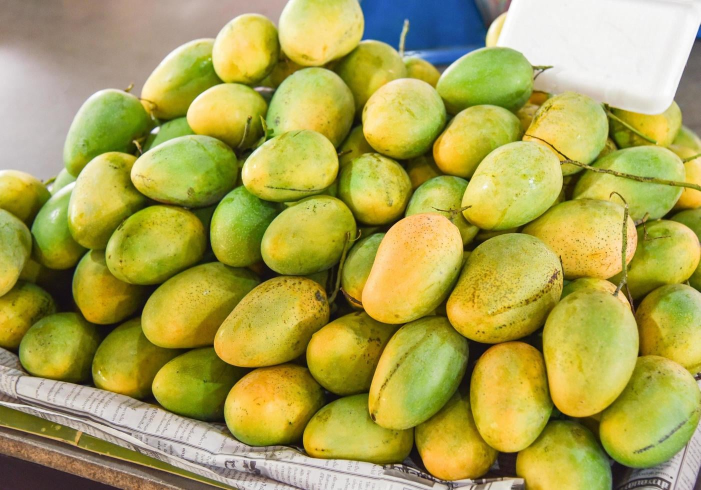
#> input picture Mango-Detection-4/based_path/image1.jpg, 1401 x 980 px (shown at 1/2 size)
$ python -i predict_mango_disease_triage.py   (imports and definitions only)
#> lines starting #> are read from the running program, lines starting #| are printed output that depends on the picture; after the words box and inside, x2 and y2 are one past the last pixel; in counts of white or black regions, pixels touching at a corner belong together
#> in analyze_image, raw is the input picture: shape (980, 1401, 3); mean B, G, R 81.1, 162.5, 170.1
import argparse
import csv
import json
from collections import Counter, defaultdict
from pathlib import Path

import cv2
import numpy as np


DISEASE_LABELS = {
    "anthracnose": "Anthracnose",
    "mango_scab": "Mango Scab",
    "stem_end_rot": "Stem end rot",
    "uncertain_or_healthy": "Uncertain / healthy-looking",
}


def image_files(folder):
    exts = {".jpg", ".jpeg", ".png", ".bmp", ".webp"}
    return sorted(p for p in folder.iterdir() if p.is_file() and p.suffix.lower() in exts)


def resize_for_analysis(img, max_side=640):
#> called with max_side = 640
    h, w = img.shape[:2]
    side = max(h, w)
    if side <= max_side:
        return img

    scale = max_side / side
    new_size = (max(1, round(w * scale)), max(1, round(h * scale)))
    return cv2.resize(img, new_size, interpolation=cv2.INTER_AREA)


def largest_component(mask):
    mask_u8 = mask.astype(np.uint8)
    num_labels, labels, stats, _ = cv2.connectedComponentsWithStats(mask_u8, 8)
    if num_labels <= 1:
        return mask

    largest = 1 + np.argmax(stats[1:, cv2.CC_STAT_AREA])
    return labels == largest


def infer_fruit_mask(img):
    if img.shape[2] == 4:
        alpha = img[:, :, 3]
        mask = alpha > 20
    else:
        bgr = img[:, :, :3]
        hsv = cv2.cvtColor(bgr, cv2.COLOR_BGR2HSV)
#> hsv: shape (448, 640, 3); mean H, S, V 31.8, 149.7, 176.2
        gray = cv2.cvtColor(bgr, cv2.COLOR_BGR2GRAY)

        # Works for both black/transparent-style crop backgrounds and normal photos.
        non_black = gray > 10
#> non_black: shape (448, 640) bool; every value is 1
        yellow_green_fruit = (
            (hsv[:, :, 1] > 20)
            & (hsv[:, :, 2] > 45)
            & (hsv[:, :, 0] >= 10)
            & (hsv[:, :, 0] <= 95)
        )
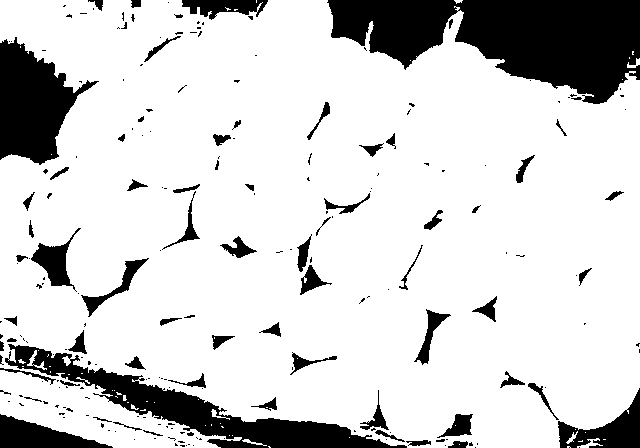
#> yellow_green_fruit: shape (448, 640) bool; 82.3% white; 218 black regions (146 under 20 px), largest, box (x1, y1, x2, y2) and area: (327, 0, 640, 104) 19736, (5, 344, 407, 448) 9149, (0, 37, 99, 165) 6857
        mask = non_black & yellow_green_fruit

    mask = mask.astype(np.uint8)
    kernel = np.ones((5, 5), np.uint8)
    mask = cv2.morphologyEx(mask, cv2.MORPH_CLOSE, kernel, iterations=2)
#> mask: shape (448, 640); values 0 (black) and 1 (white), 86% white; 28 black regions, largest, box (x1, y1, x2, y2) and area: (457, 0, 640, 103) 13631, (0, 43, 75, 163) 6525, (329, 0, 454, 63) 5609
    mask = cv2.morphologyEx(mask, cv2.MORPH_OPEN, kernel, iterations=1)
#> mask: shape (448, 640); values 0 (black) and 1 (white), 85.9% white; 24 black regions, largest, box (x1, y1, x2, y2) and area: (457, 0, 640, 103) 13652, (88, 371, 386, 448) 6753, (0, 43, 75, 163) 6530
    return largest_component(mask > 0)
#> in largest_component, `num_labels, labels, stats, _ = cv2.connectedComponentsWithStats(mask_u..`:
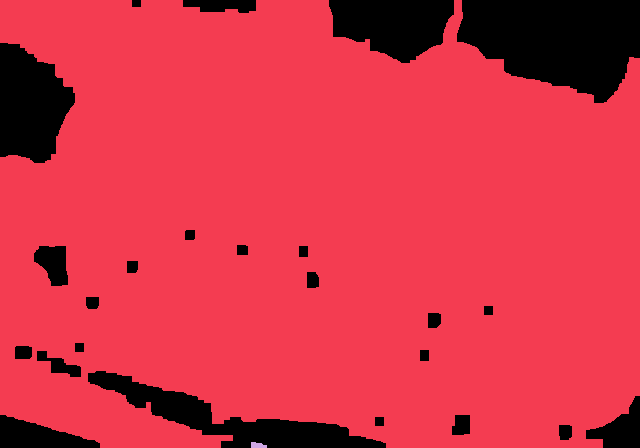
#> labels: shape (448, 640) int32; 3 distinct labels, from 0 to 2; one colour per label, 0 black
#> in largest_component, `num_labels, labels, stats, _ = cv2.connectedComponentsWithStats(mask_u..`: num_labels = 3; stats = [[0, 0, 640, 448, 40331], [0, 0, 640, 448, 246313], [251, 442, 16, 6, 76]]
#> in largest_component, `largest = 1 + np.argmax(stats[1:, cv2.CC_STAT_AREA])`: largest = 1


def component_stats(component_mask, fruit_mask):
    fruit_area = max(1, int(np.count_nonzero(fruit_mask)))
    num_labels, labels, stats, centroids = cv2.connectedComponentsWithStats(
        component_mask.astype(np.uint8), 8
    )

    comps = []
    for idx in range(1, num_labels):
        area = int(stats[idx, cv2.CC_STAT_AREA])
        if area <= 0:
            continue
        x = int(stats[idx, cv2.CC_STAT_LEFT])
        y = int(stats[idx, cv2.CC_STAT_TOP])
        w = int(stats[idx, cv2.CC_STAT_WIDTH])
        h = int(stats[idx, cv2.CC_STAT_HEIGHT])
        cx, cy = centroids[idx]
        comps.append(
            {
                "label": idx,
                "area": area,
                "area_ratio": area / fruit_area,
                "bbox": (x, y, w, h),
                "centroid": (float(cx), float(cy)),
            }
        )
    return comps


# [14 lines left out: function principal_axis_tipness, not called in this run]


def principal_axis_component_tip_metrics(fruit_mask, component_mask):
    ys, xs = np.where(fruit_mask)
    comp_ys, comp_xs = np.where(component_mask)
    if len(xs) < 10 or len(comp_xs) == 0:
        return 0.0, 0.0

    fruit_coords = np.column_stack([xs.astype(np.float32), ys.astype(np.float32)])
    center = fruit_coords.mean(axis=0)
    centered = fruit_coords - center
    _, _, vh = np.linalg.svd(centered, full_matrices=False)
    axis = vh[0]
    fruit_projections = centered @ axis
    half_span = max(abs(float(fruit_projections.min())), abs(float(fruit_projections.max())), 1.0)

    comp_coords = np.column_stack([comp_xs.astype(np.float32), comp_ys.astype(np.float32)])
    comp_projections = (comp_coords - center) @ axis
    centroid_tipness = min(1.0, abs(float(np.mean(comp_projections))) / half_span)
    tip_overlap = min(1.0, float(np.percentile(np.abs(comp_projections), 95)) / half_span)
    return centroid_tipness, tip_overlap


def analyze_image(path):
    raw = cv2.imread(str(path), cv2.IMREAD_UNCHANGED)
    if raw is None:
        raise ValueError(f"Could not read image: {path}")

    img = resize_for_analysis(raw)
    bgr = img[:, :, :3]
    fruit_mask = infer_fruit_mask(img)
    fruit_area = int(np.count_nonzero(fruit_mask))
#> fruit_area = 246313

    if fruit_area < 500:
        return {
            "label_key": "uncertain_or_healthy",
            "confidence": 0.0,
            "reason": "fruit mask too small",
            "scores": {"anthracnose": 0.0, "mango_scab": 0.0, "stem_end_rot": 0.0},
            "features": {},
        }

    hsv = cv2.cvtColor(bgr, cv2.COLOR_BGR2HSV)
    lab = cv2.cvtColor(bgr, cv2.COLOR_BGR2LAB)
#> lab: shape (448, 640, 3); mean of channels 0, 1, 2 167.2, 121.8, 167.9
    v = hsv[:, :, 2].astype(np.uint8)
    s = hsv[:, :, 1].astype(np.uint8)
    h = hsv[:, :, 0].astype(np.uint8)
    l_chan = lab[:, :, 0].astype(np.uint8)
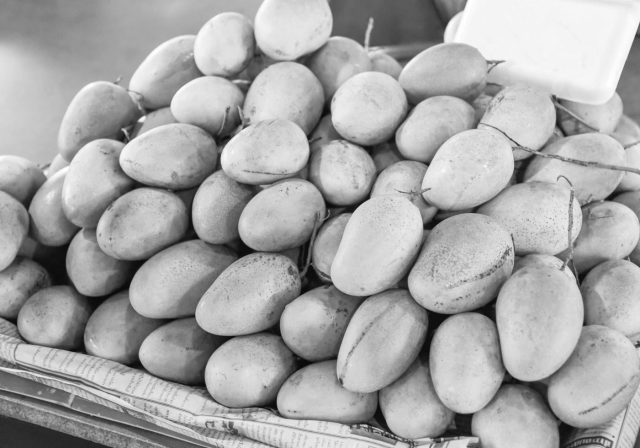
#> l_chan: shape (448, 640); min 9, max 255, mean 167.2

    fruit_v = v[fruit_mask]
    fruit_l = l_chan[fruit_mask]
    median_v = float(np.median(fruit_v))
#> median_v = 187
    median_l = float(np.median(fruit_l))
#> median_l = 180

    # Local contrast catches spot-like lesions while ignoring broad lighting gradients.
    small_kernel = cv2.getStructuringElement(cv2.MORPH_ELLIPSE, (17, 17))
    large_kernel = cv2.getStructuringElement(cv2.MORPH_ELLIPSE, (43, 43))
    blackhat_small = cv2.morphologyEx(l_chan, cv2.MORPH_BLACKHAT, small_kernel)
    blackhat_large = cv2.morphologyEx(l_chan, cv2.MORPH_BLACKHAT, large_kernel)

    local_dark = (
        fruit_mask
        & (blackhat_small > 9)
        & (v < median_v - 8)
        & ((s > 18) | (v < median_v - 35))
    )
#> local_dark: shape (448, 640) bool; 24.5% white; 708 white regions (650 under 20 px), largest, box (x1, y1, x2, y2) and area: (0, 24, 640, 448) 54697, (0, 369, 221, 448) 6395, (0, 162, 51, 248) 1339
    deep_dark = fruit_mask & (v < min(120, median_v - 45)) & (l_chan < median_l - 35)
#> deep_dark: shape (448, 640) bool; 14.9% white; 248 white regions (212 under 20 px), largest, box (x1, y1, x2, y2) and area: (0, 43, 605, 448) 32213, (0, 390, 207, 448) 1248, (83, 98, 171, 144) 1162
    broad_dark = fruit_mask & (blackhat_large > 13) & (v < median_v - 15)
#> broad_dark: shape (448, 640) bool; 30.5% white; 342 white regions (313 under 20 px), largest, box (x1, y1, x2, y2) and area: (0, 24, 640, 448) 73637, (0, 369, 221, 448) 6348, (64, 55, 207, 165) 4049

    # Corky scab is usually brown/tan/black, small, and locally darker than the peel.
    brown_hue = ((h >= 3) & (h <= 32)) | ((h >= 165) & (h <= 179))
#> brown_hue: shape (448, 640) bool; 79% white; 640 black regions (544 under 20 px), largest, box (x1, y1, x2, y2) and area: (0, 84, 340, 244) 14808, (326, 0, 512, 142) 11755, (521, 350, 638, 448) 4572
    brown_spots = fruit_mask & brown_hue & (s > 28) & (v < median_v - 10) & (
        (blackhat_small > 6) | (blackhat_large > 10)
    )
#> brown_spots: shape (448, 640) bool; 25.3% white; 416 white regions (377 under 20 px), largest, box (x1, y1, x2, y2) and area: (0, 24, 640, 448) 57975, (0, 370, 220, 448) 6570, (108, 71, 186, 111) 997

    lesion_mask = local_dark | deep_dark | broad_dark | brown_spots
#> lesion_mask: shape (448, 640) bool; 33.1% white; 408 white regions (374 under 20 px), largest, box (x1, y1, x2, y2) and area: (0, 24, 640, 448) 83464, (0, 369, 221, 448) 6776, (0, 349, 121, 398) 754
    lesion_mask = cv2.morphologyEx(
        lesion_mask.astype(np.uint8),
        cv2.MORPH_OPEN,
        cv2.getStructuringElement(cv2.MORPH_ELLIPSE, (3, 3)),
        iterations=1,
    ).astype(bool)
#> lesion_mask: shape (448, 640) bool; 31.9% white; 96 white regions (61 under 20 px), largest, box (x1, y1, x2, y2) and area: (0, 24, 640, 448) 76635, (0, 369, 221, 448) 6431, (64, 52, 206, 164) 4272

    dark_comps = component_stats(local_dark | deep_dark | broad_dark, fruit_mask)
#> in component_stats, `fruit_area = max(1, int(np.count_nonzero(fruit_mask)))`: fruit_area = 246313
#> in component_stats, `num_labels, labels, stats, centroids = cv2.connectedComponentsWithStat..`:
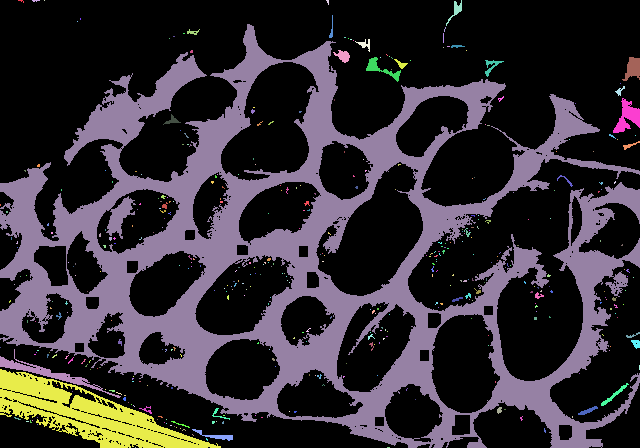
#> labels: shape (448, 640) int32; 419 distinct labels, from 0 to 418; one colour per label, 0 black
#> in component_stats, `num_labels, labels, stats, centroids = cv2.connectedComponentsWithStat..`: num_labels = 419; stats = 419 rows, first 6: [0, 0, 640, 448, 194980], [18, 0, 6, 3, 8], [32, 0, 8, 2, 11], [44, 0, 1, 1, 1], [326, 0, 3, 5, 9], [446, 0, 16, 26, 105]; centroids = 419 pairs, first value 0 to 639, second value 0 to 447
#> the loop in component_stats, `for idx in range(1, num_labels):` made 418 passes
#> (area, x, y, w, h, cx, cy) on passes 5, 6, 9: (105, 446, 0, 16, 26, 455.5, 9.87), (39, 329, 15, 4, 23, 331.3, 29.26), (80777, 0, 24, 640, 424, 304.2, 252.9)
#> after the loop in component_stats, `for idx in range(1, num_labels):`: comps = 418 items
#> dark_comps = 418 items
    brown_comps = component_stats(brown_spots, fruit_mask)
#> in component_stats (call 2), `num_labels, labels, stats, centroids = cv2.connectedComponentsWithStat..`:
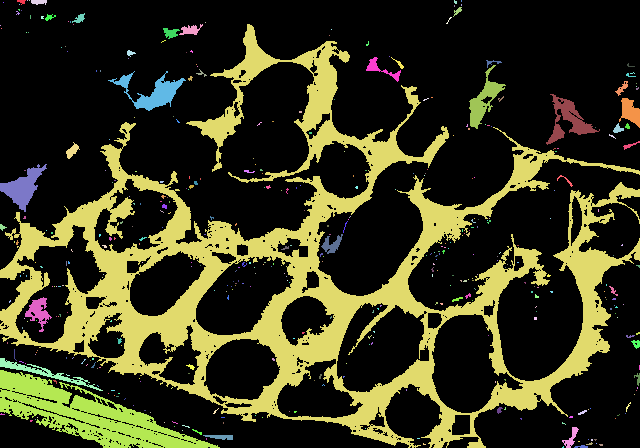
#> labels: shape (448, 640) int32; 417 distinct labels, from 0 to 416; one colour per label, 0 black
#> in component_stats (call 2), `num_labels, labels, stats, centroids = cv2.connectedComponentsWithStat..`: num_labels = 417; stats = 417 rows, first 6: [0, 0, 640, 448, 214187], [17, 0, 9, 5, 26], [27, 0, 1, 1, 1], [29, 0, 1, 1, 1], [31, 0, 16, 5, 64], [454, 0, 3, 4, 9]; centroids = 417 pairs, first value 0 to 639, second value 0 to 446.7
#> the loop in component_stats (call 2), `for idx in range(1, num_labels):` made 416 passes
#> (area, x, y, w, h, cx, cy) on passes 1, 4, 11: (26, 17, 0, 9, 5, 21.27, 1.19), (64, 31, 0, 16, 5, 38.45, 1.55), (37, 453, 7, 9, 10, 457.3, 10.73)
    lesion_comps = component_stats(lesion_mask, fruit_mask)
#> in component_stats (call 3), `num_labels, labels, stats, centroids = cv2.connectedComponentsWithStat..`:
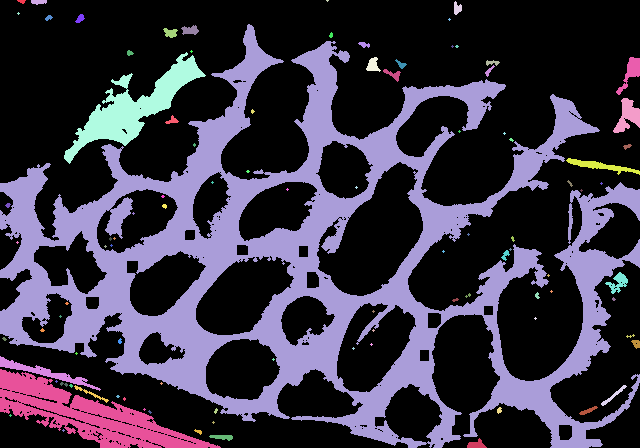
#> labels: shape (448, 640) int32; 97 distinct labels, from 0 to 96; one colour per label, 0 black

    dark_area_ratio = float(np.count_nonzero(local_dark | deep_dark | broad_dark) / fruit_area)
    brown_area_ratio = float(np.count_nonzero(brown_spots) / fruit_area)
    lesion_area_ratio = float(np.count_nonzero(lesion_mask) / fruit_area)

    min_small = max(6, int(fruit_area * 0.00003))
    max_small = max(min_small + 1, int(fruit_area * 0.0012))
    max_medium = max(max_small + 1, int(fruit_area * 0.012))

    small_dark = [c for c in dark_comps if min_small <= c["area"] <= max_small]
    medium_dark = [c for c in dark_comps if max_small < c["area"] <= max_medium]
    small_brown = [c for c in brown_comps if min_small <= c["area"] <= max_small]
    largest = max(lesion_comps, key=lambda c: c["area"], default=None)
    largest_ratio = largest["area_ratio"] if largest else 0.0

    fruit_mask_u8 = fruit_mask.astype(np.uint8)
    dist_to_edge = cv2.distanceTransform(fruit_mask_u8, cv2.DIST_L2, 5)
    equivalent_radius = max(1.0, (fruit_area / np.pi) ** 0.5)
    stem_like_largest = 0.0
    edge_norm = 1.0
    tipness = 0.0
    tip_overlap = 0.0
    stem_end_candidate = False

    if largest:
        x, y, w, h_box = largest["bbox"]
        comp_slice = (slice(y, y + h_box), slice(x, x + w))
        comp_mask = lesion_mask[comp_slice]
#> comp_mask: shape (424, 640) bool; 33.6% white; 88 white regions (58 under 20 px), largest, box (x1, y1, x2, y2) and area: (0, 0, 640, 424) 76635, (0, 345, 221, 424) 6431, (64, 28, 206, 140) 4272
        comp_dist = dist_to_edge[comp_slice][comp_mask]
        edge_norm = float(np.median(comp_dist) / equivalent_radius) if len(comp_dist) else 1.0
        lesion_labels = cv2.connectedComponentsWithStats(lesion_mask.astype(np.uint8), 8)[1]
        largest_component_mask = lesion_labels == largest["label"]
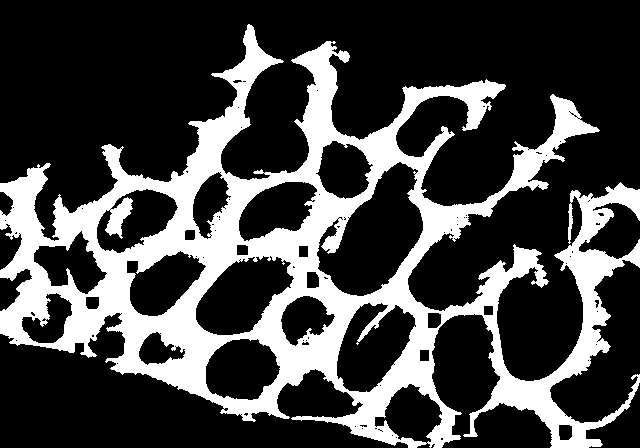
#> largest_component_mask: shape (448, 640) bool; 26.7% white; 1 white region, box (x1, y1, x2, y2) and area: (0, 24, 640, 448) 76635
        tipness, tip_overlap = principal_axis_component_tip_metrics(
            fruit_mask,
            largest_component_mask,
        )
        stem_like_largest = largest_ratio * (1.0 + max(0.0, 0.85 - edge_norm) + tipness)
        stem_end_candidate = (
            largest_ratio >= 0.018
            and edge_norm <= 0.22
            and tipness >= 0.55
            and tip_overlap >= 0.72
        ) or (
            largest_ratio >= 0.05
            and edge_norm <= 0.18
            and tipness >= 0.48
            and tip_overlap >= 0.82
        )

    spot_density = (len(small_dark) + len(medium_dark) * 2) / max(1.0, fruit_area / 10000.0)
    scab_density = len(small_brown) / max(1.0, fruit_area / 10000.0)

    anthracnose_score = (
        min(1.0, dark_area_ratio / 0.045) * 0.55
        + min(1.0, len(medium_dark) / 8.0) * 0.25
        + min(1.0, spot_density / 10.0) * 0.20
    )
    scab_score = (
        min(1.0, brown_area_ratio / 0.025) * 0.45
        + min(1.0, scab_density / 14.0) * 0.40
        + min(1.0, len(small_brown) / 30.0) * 0.15
    )
    stem_score_raw = (
        min(1.0, stem_like_largest / 0.055) * 0.55
        + (0.25 if largest_ratio >= 0.018 and edge_norm <= 0.24 and tipness >= 0.55 else 0.0)
        + (0.20 if largest_ratio >= 0.012 and tip_overlap >= 0.74 else 0.0)
    )
    stem_score = stem_score_raw if stem_end_candidate else min(stem_score_raw, 0.34)

    scores = {
        "anthracnose": float(anthracnose_score),
        "mango_scab": float(scab_score),
        "stem_end_rot": float(stem_score),
    }

    label_key = max(scores, key=scores.get)
    confidence = min(1.0, scores[label_key])

    # Keep low-signal fruit out of disease buckets. This is a triage aid, not a diagnosis.
    if confidence < 0.38 or lesion_area_ratio < 0.001:
        label_key = "uncertain_or_healthy"
        confidence = 1.0 - min(1.0, lesion_area_ratio / 0.015)

    if label_key == "stem_end_rot":
        reason = "largest dark lesion is near a fruit pole/end and border"
    elif label_key == "mango_scab":
        reason = "many small brown/corky spot candidates"
    elif label_key == "anthracnose":
        reason = "dark spot/blotch candidates dominate"
    else:
        reason = "no strong visual signal for the three target diseases"

    return {
        "label_key": label_key,
        "confidence": round(float(confidence), 4),
        "reason": reason,
        "scores": {k: round(v, 4) for k, v in scores.items()},
        "features": {
            "fruit_area": fruit_area,
            "lesion_area_ratio": round(lesion_area_ratio, 5),
            "dark_area_ratio": round(dark_area_ratio, 5),
            "brown_area_ratio": round(brown_area_ratio, 5),
            "small_dark_count": len(small_dark),
            "medium_dark_count": len(medium_dark),
            "small_brown_count": len(small_brown),
            "largest_lesion_ratio": round(float(largest_ratio), 5),
            "largest_edge_norm": round(float(edge_norm), 5),
            "largest_tipness": round(float(tipness), 5),
            "largest_tip_overlap": round(float(tip_overlap), 5),
            "stem_end_candidate": int(stem_end_candidate),
        },
    }


# [133 lines left out: functions run, main, not called in this run]


# [2 lines not run here, left out]

>>> result = analyze_image('Mango-Detection-4/based_path/image1.jpg')
